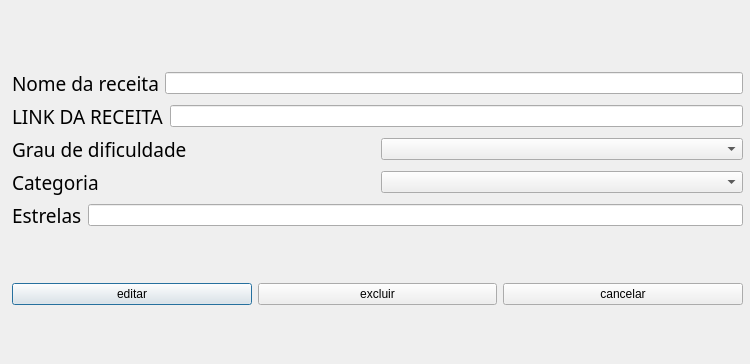
<?xml version="1.0" encoding="UTF-8"?>
<ui version="4.0">
 <class>EditeDialog</class>
 <widget class="QDialog" name="EditeDialog">
  <property name="geometry">
   <rect>
    <x>0</x>
    <y>0</y>
    <width>750</width>
    <height>364</height>
   </rect>
  </property>
  <property name="windowTitle">
   <string>Dialog</string>
  </property>
  <widget class="QWidget" name="">
   <property name="geometry">
    <rect>
     <x>12</x>
     <y>22</y>
     <width>731</width>
     <height>331</height>
    </rect>
   </property>
   <layout class="QVBoxLayout" name="verticalLayout_2">
    <item>
     <layout class="QVBoxLayout" name="verticalLayout">
      <item>
       <layout class="QHBoxLayout" name="horizontalLayout">
        <item>
         <widget class="QLabel" name="label">
          <property name="font">
           <font>
            <family>Bebas Neue Regular</family>
            <pointsize>14</pointsize>
           </font>
          </property>
          <property name="text">
           <string>Nome da receita</string>
          </property>
         </widget>
        </item>
        <item>
         <widget class="QLineEdit" name="input_nome_receita"/>
        </item>
       </layout>
      </item>
      <item>
       <layout class="QHBoxLayout" name="horizontalLayout_10">
        <item>
         <widget class="QLabel" name="label_8">
          <property name="font">
           <font>
            <family>Bebas Neue Regular</family>
            <pointsize>14</pointsize>
           </font>
          </property>
          <property name="text">
           <string>LINK DA RECEITA</string>
          </property>
         </widget>
        </item>
        <item>
         <widget class="QLineEdit" name="input_link"/>
        </item>
       </layout>
      </item>
      <item>
       <layout class="QHBoxLayout" name="horizontalLayout_3">
        <item>
         <widget class="QLabel" name="label_4">
          <property name="font">
           <font>
            <family>Bebas Neue Regular</family>
            <pointsize>14</pointsize>
           </font>
          </property>
          <property name="text">
           <string>Grau de dificuldade</string>
          </property>
         </widget>
        </item>
        <item>
         <widget class="QComboBox" name="input_dificuldade">
          <item>
           <property name="text">
            <string/>
           </property>
          </item>
          <item>
           <property name="text">
            <string>Fácil</string>
           </property>
          </item>
          <item>
           <property name="text">
            <string>Médio</string>
           </property>
          </item>
          <item>
           <property name="text">
            <string>Díficil</string>
           </property>
          </item>
          <item>
           <property name="text">
            <string>Profissional</string>
           </property>
          </item>
         </widget>
        </item>
       </layout>
      </item>
      <item>
       <layout class="QHBoxLayout" name="horizontalLayout_2">
        <item>
         <widget class="QLabel" name="label_3">
          <property name="font">
           <font>
            <family>Bebas Neue Regular</family>
            <pointsize>14</pointsize>
           </font>
          </property>
          <property name="text">
           <string>Categoria</string>
          </property>
         </widget>
        </item>
        <item>
         <widget class="QComboBox" name="input_categoria">
          <item>
           <property name="text">
            <string/>
           </property>
          </item>
          <item>
           <property name="text">
            <string>Entrada</string>
           </property>
          </item>
          <item>
           <property name="text">
            <string>Prato Principal</string>
           </property>
          </item>
          <item>
           <property name="text">
            <string>Sobremesa</string>
           </property>
          </item>
          <item>
           <property name="text">
            <string>Aperitivo</string>
           </property>
          </item>
          <item>
           <property name="text">
            <string>Acompanhamento</string>
           </property>
          </item>
          <item>
           <property name="text">
            <string>Lanche</string>
           </property>
          </item>
          <item>
           <property name="text">
            <string>Salada</string>
           </property>
          </item>
          <item>
           <property name="text">
            <string>Molho</string>
           </property>
          </item>
         </widget>
        </item>
       </layout>
      </item>
      <item>
       <layout class="QHBoxLayout" name="horizontalLayout_4">
        <item>
         <widget class="QLabel" name="label_2">
          <property name="font">
           <font>
            <family>Bebas Neue Regular</family>
            <pointsize>14</pointsize>
           </font>
          </property>
          <property name="text">
           <string>Estrelas</string>
          </property>
         </widget>
        </item>
        <item>
         <widget class="QLineEdit" name="inputEstrelas"/>
        </item>
       </layout>
      </item>
     </layout>
    </item>
    <item>
     <layout class="QHBoxLayout" name="horizontalLayout_5">
      <item>
       <widget class="QPushButton" name="cadastrar">
        <property name="text">
         <string>editar</string>
        </property>
       </widget>
      </item>
      <item>
       <widget class="QPushButton" name="BT_excluir">
        <property name="text">
         <string>excluir</string>
        </property>
       </widget>
      </item>
      <item>
       <widget class="QPushButton" name="cancelar">
        <property name="text">
         <string>cancelar</string>
        </property>
       </widget>
      </item>
     </layout>
    </item>
   </layout>
  </widget>
 </widget>
 <resources/>
 <connections/>
</ui>
